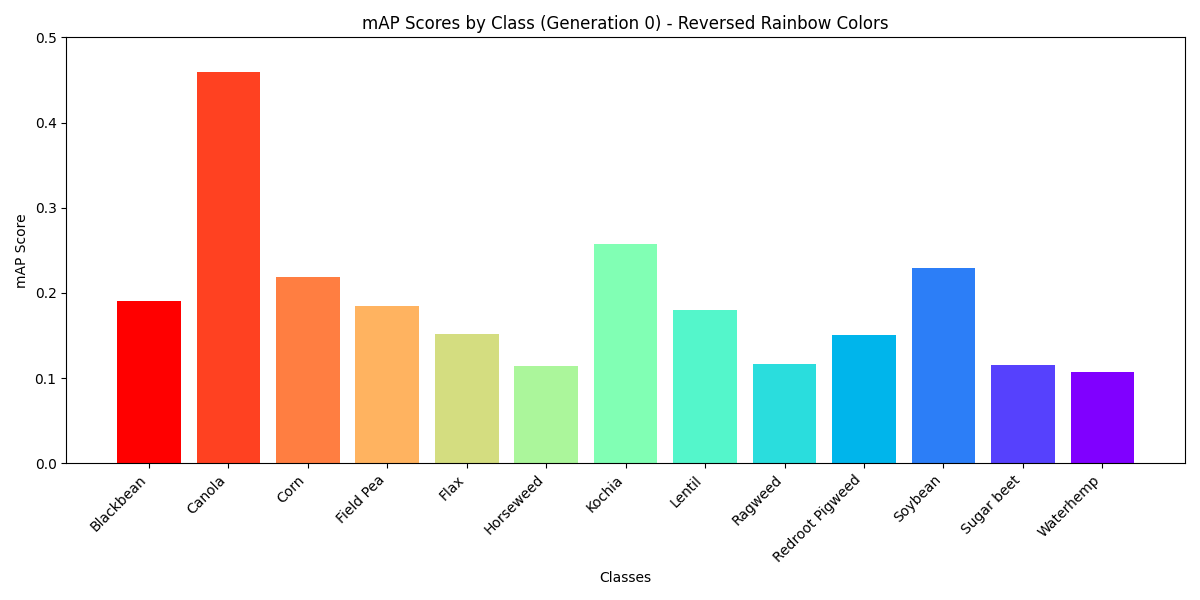

Source code (Python):
import matplotlib.pyplot as plt
import numpy as np

# mAP scores for each class
classes = [
    'Blackbean', 'Flax', 'Canola', 'Kochia', 'Sugar beet', 'Soybean', 
    'Waterhemp', 'Ragweed', 'Redroot Pigweed', 'Lentil', 'Corn', 
    'Field Pea', 'Horseweed'
]

map_scores = [
    0.19007451629171496, 0.15182203900103247, 0.45902095239573476, 
    0.25710098079500787, 0.11563703920497721, 0.22971205338773876, 
    0.10694688258492979, 0.11689146306952052, 0.1502065421705096, 
    0.1793827801395323, 0.21822243856530696, 0.18454112627814437, 
    0.11439324380182794
]

# Sorting classes alphabetically and adjusting mAP scores to match
sorted_classes = sorted(classes)
sorted_map_scores = [map_scores[classes.index(c)] for c in sorted_classes]

# Generate rainbow colors and reverse the order
colors = plt.cm.rainbow(np.linspace(0, 1, len(sorted_classes)))[::-1]

# 1. Vertical Bar Plot for mAP Scores by Class (with reversed rainbow order)
plt.figure(figsize=(12, 6))
plt.bar(sorted_classes, sorted_map_scores, color=colors)
plt.xlabel('Classes')
plt.ylabel('mAP Score')
plt.title('mAP Scores by Class (Generation 0) - Reversed Rainbow Colors')
plt.xticks(rotation=45, ha='right')
plt.ylim(0, 0.5)
plt.tight_layout()
plt.show()
